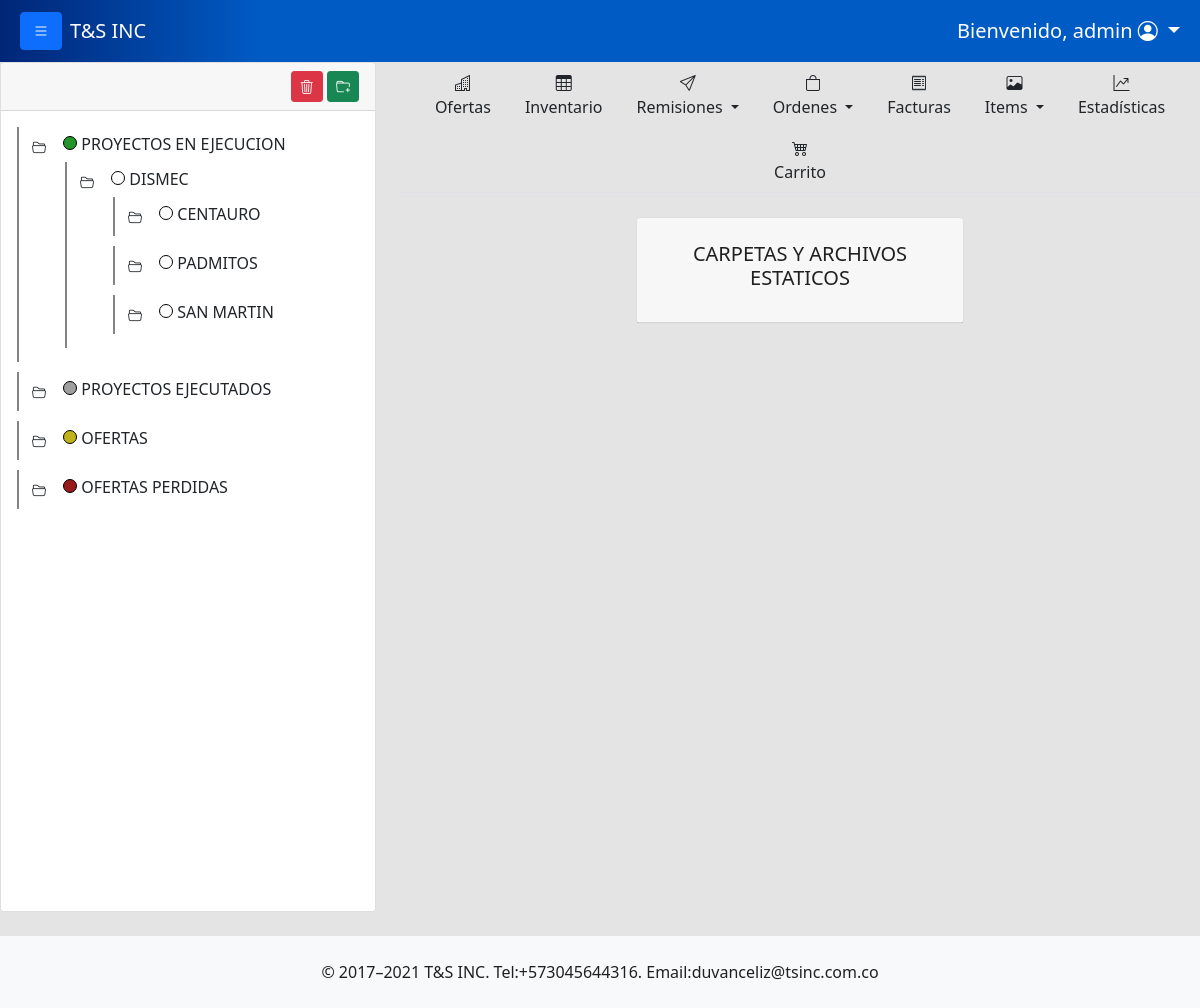
Page /filesfolders/ (signed in) on the committed database.
### tsinc/models.py (models this page shows, shortened)
class Folder(models.Model):
    name = models.CharField(max_length=200)
    order = models.PositiveIntegerField(default=0)
    color = models.CharField(max_length=50, null=True, blank=True)
    parent = models.ForeignKey('self', on_delete=models.CASCADE, null=True, blank=True, related_name='children')
    project = models.ForeignKey(Project, on_delete=models.SET_NULL, null=True, blank=True)
    usersession = models.ForeignKey(User,on_delete=models.SET_NULL, null=True, blank=True )
    date = models.DateTimeField(default=timezone.now)
    class Meta:
        verbose_name = "Carpeta"
        verbose_name_plural = "Carpetas"
        ordering = ['order']

### tsinc/views.py (the view)
# urls.py: path('filesfolders/', views.files_folders, name='files_folders'),
@user_passes_test(staff_required,login_url='/accessdenied/')
@login_required
def files_folders(request):
    panelitems = PanelItems.objects.all()
    folders = Folders.objects.all()
    return render(request, 'filesfolders.html', {
        'folders':folders,
        'panelitems': panelitems
    } )

### tsinc/context_processors.py (called while the page is built)
def folder_tree(request):
    folders = Folder.objects.select_related('parent').order_by('parent_id', 'order')
    return {
        'folder_tree':folders
    }

def get_user(request):
    return {
        'user':request.user
    }

### tsinc/views.py (called while the page is built)
def staff_required(user):
    return user.is_staff

### tsinc/templates/filesfolders.html (shortened to what this page needs)
{% extends 'layout_with_folder_tree.html' %} {% block body %} {% load static %}
<div class="container">
  <div class="row m-4">
    <div class="col-3"></div>
    <div class="col-6">
          <div class="card">
            <div class="card-header text-center p-4">
              <h3 class="fs-5">
                CARPETAS Y ARCHIVOS ESTATICOS
              </h3>
            </div>
          </div>
    </div>
    <div class="col-3"></div>
  </div>
</div>
{% endblock %}

### tsinc/templates/layout_with_folder_tree.html (shortened to what this page needs)
{% load static %}
<!DOCTYPE html>
<html lang="es">
  <head>
    <link
      href="https://cdn.jsdelivr.net/npm/bootstrap@5.0.2/dist/css/bootstrap.min.css"
      rel="stylesheet"
    />
    <link rel="stylesheet" href="https://cdn.jsdelivr.net/npm/bootstrap-icons@1.11.3/font/bootstrap-icons.min.css">
    <link rel="stylesheet" href="{% static 'css/styles.css' %}">
    <link rel="stylesheet" href="{% static 'css_w/styles_workspace.css' %}">
  </head>
      <nav class="navbar navbar-expand-lg navbar navbar-dark" style="background: linear-gradient(90deg, rgba(1,38,119,1) 0%, rgba(0,91,197,1) 22%, rgba(0,91,197,1) 100%);">
        <div class="container-fluid">
          <div class="mx-2">
          <button class="btn btn-primary" id="btn-open-close-nav"><i class="bi bi-list"></i></button>
          </div>
          <a class="navbar-brand" href="#" >T&S INC</a>
          <div class="collapse navbar-collapse justify-content-end" id="navbarNavAltMarkup">
            <div class="navbar-nav">
              {% if user.is_staff %}
              <li class="nav-item dropdown">
                <a class="nav-link dropdown-toggle fs-5 text-white text-center" href="#" id="navbarDarkDropdownMenuLink" role="button" data-bs-toggle="dropdown" aria-expanded="false">
                  <span class="fs-5">Bienvenido, {{user.username}}</span>
                  <i class="bi bi-person-circle"></i>
                </a>
              </li>
              {% endif %}
            </div>
          </div>
        </div>
      </nav>
    <body >
      <div class="continer-flow content">
        <div class="row row-cols-2">
            <div class="col" style="display: none;  width: 400px;" id="nav-tree">
              <div class="card">
                <div class="card-header">
                    <div class="row">
                      <div class="col-8">
                      </div>
                      <div class="col-4 text-end">
                          <button id="btn-hidden-delete-folder" class="btn btn-danger btn-sm" ><i class="bi bi-trash3"></i></button>
                          <button id="btn-hidden-folder" class="btn btn-success btn-sm"><i class="bi bi-folder-plus"></i></button>
                      </div>
                    </div>
                </div>
                <div class="card-body workspace-nav">
                  <ul id="tree" >
                      {% include 'workspace_comp/subfolder_tree.html' with folders=folder_tree parent=None %}
                </ul>
                </div>
              </div>
            </div>
            <div class="col-md">
              <ul class="nav nav-tabs justify-content-center mb-4">
                <li class="nav-item">
                  <a class="nav-link text-dark text-center" href="{% url 'show_all_offers' %}">
                    <i class="bi bi-buildings d-block"></i>
                    Ofertas
                  </a>
                </li>
                <li class="nav-item">
                  <a class="nav-link text-dark text-center" href="{% url 'product' %}">
                    <i class="bi bi-table d-block"></i>
                    Inventario
                  </a>
                </li>
                <li class="nav-item dropdown">
                  <a class="nav-link dropdown-toggle text-center text-dark" data-bs-toggle="dropdown" href="#" role="button" aria-expanded="false">
                    <i class="bi bi-send d-block"></i>
                     Remisiones
                  </a>
                </li>
                <li class="nav-item dropdown">
                  <a class="nav-link dropdown-toggle text-center text-dark" data-bs-toggle="dropdown" href="#" role="button" aria-expanded="false">
                    <i class="bi bi-bag d-block"></i>
                    Ordenes
                  </a>
                </li>
                <li class="nav-item">
                  <a class="nav-link text-dark text-center" href="{% url 'invoices' %}">
                    <i class="bi bi-receipt d-block"></i>
                    Facturas
                  </a>
                </li>
                <li class="nav-item dropdown">
                  <a class="nav-link dropdown-toggle text-center text-dark" data-bs-toggle="dropdown" href="#" role="button" aria-expanded="false">
                    <i class="bi bi-image d-block"></i>
                  Items
                  </a>
                </li>
                <li class="nav-item">
                  <a class="nav-link text-dark text-center" href="{% url 'order_statictics' %}">
                    <i class="bi bi-graph-up-arrow d-block"></i>
                    Estadísticas
                  </a>
                </li>
                <li class="nav-item">
                  <a class="nav-link text-dark text-center" href="{% url 'carpage' %}">
                    <i class="bi bi-cart4 d-block"></i>
                    Carrito
                  </a>
                </li>
              </ul>
                {% block body %} {% endblock %}
            </div>
        </div>
      </div>
        <footer class="bg-light mt-4 d-flex justify-content-center">
          <div class="p-4">© 2017–2021 T&S INC. Tel:+573045644316. Email:duvanceliz@tsinc.com.co
         </div>
        </footer>
    </body>
</html>

### tsinc/templates/workspace_comp/subfolder_tree.html (shortened to what this page needs)
{% for folder in folders %}
    {% if folder.parent_id == parent %}
    <li data-id="{{folder.id}}">
            <span class="toggle-button " onclick="toggleSubfolders(this)"> <button class="btn btn btn-sm "><i class="bi bi-folder2-open"></i></button> </span>
            <div id="folder-color-indicator" style="background: {{folder.color}};"></div>
            <a href="{% url 'overview_folder' folder.id %}" class="text-dark" style="text-decoration: none;" >{{ folder.name }}</a>
            {% if folder.children.exists %}
                <ul data-id="{{folder.id}}" style="display: none;">
                    {% include 'workspace_comp/subfolder_tree.html' with folders=folders parent=folder.id %}
                </ul>
            {% else %}
            <ul>
            </ul>
            {% endif %}
        </li>
    {% endif %}
{% endfor %}

### tsinc/static/css/styles.css (style rules this page uses)
body { background: #e4e4e4; color: #202020; height: 100vh; overflow-x: hidden; overflow-y: auto; }
html, body { height: 100%; margin: 0; }
body { display: flex; flex-direction: column; }
.content { flex: 1; }
ul { list-style-type: none; }
ul ul { margin-left: 10px; }
.toggle-button { cursor: pointer; font-size: 12px; margin-right: 5px; }
.workspace-nav { height: 800px; overflow-y: scroll; }
.workspace-nav { width: 100%; overflow-x: scroll; white-space: nowrap; }
#tree { list-style-type: none; margin: 0; padding: 0; }
#tree li { margin-bottom: 10px; padding: 4px; border-left: 2px solid #838383; cursor: pointer; }
#tree ul { margin-left: 10px; }

### tsinc/static/css_w/styles_workspace.css (style rules this page uses)
#folder-color-indicator { width: 14px; height: 14px; background-color: blueviolet; display: inline-block; border-radius: 10px; border: 1px solid black; }

### rows in the picture
Folder: name "PROYECTOS EN EJECUCION"
Folder: name "DISMEC"
Folder: name "CENTAURO"
Folder: name "PADMITOS"
Folder: name "SAN MARTIN"
Folder: name "PROYECTOS EJECUTADOS"
Folder: name "OFERTAS"
Folder: name "OFERTAS PERDIDAS"

### other values in the picture
{{ user.username }} "admin"
